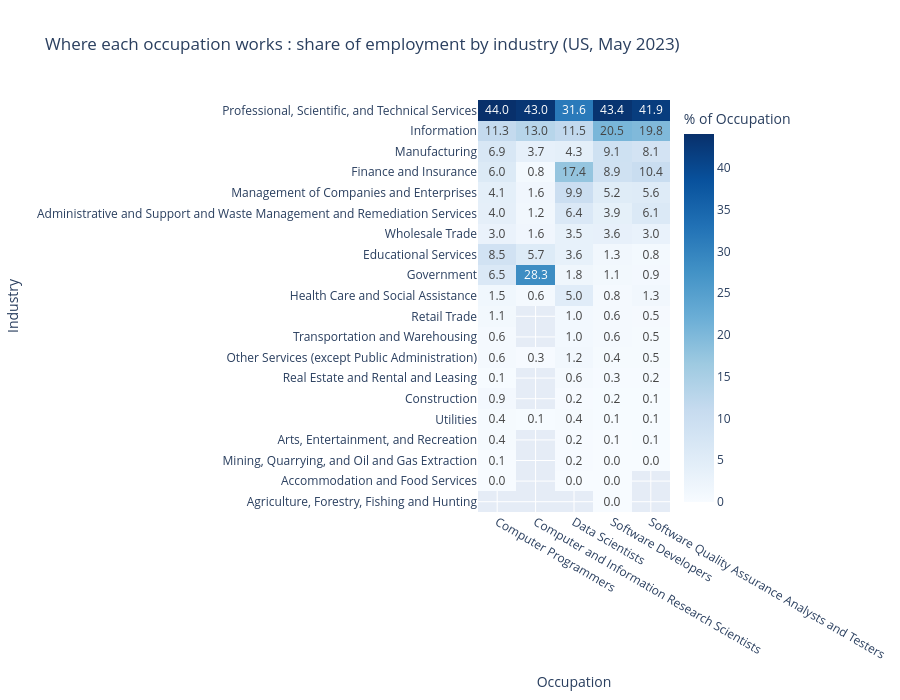

Notebook cell for this chart:
### Markdown cell above
## Visualisation 5 - Heatmap
- **Objective:** Find out which industries employ each of the five occupations
- **Visualisation type:** Heatmap shows a number for every combination of two categories (industry x occupation) as colour, so patters stand out.

### Code cell
industry_fields = industry[industry["OCC_TITLE"].isin(fields)].copy()
industry_fields["NAICS_TITLE"] = industry_fields["NAICS_TITLE"].replace({"Federal, State, and Local Government, excluding State and Local Government Schools and Hospitals and the U.S. Postal Service (OEWS Designation)": "Government"})
industry_grid = industry_fields.pivot(index="NAICS_TITLE",
                             columns="OCC_TITLE", 
                             values="TOT_EMP")
industry_grid_pct = industry_grid / industry_grid.sum() * 100
industry_grid_pct = industry_grid_pct.sort_values(by="Software Developers", ascending=False)
fig_heat = px.imshow(
    industry_grid_pct,
    text_auto=".1f",
    aspect="auto",
    color_continuous_scale="Blues",
    labels=dict(x = "Occupation", y = "Industry", color = "% of Occupation"),
    title = "Where each occupation works : share of employment by industry (US, May 2023)",
    height = 700
)
fig_heat.show()

### Figure 1 — Plotly figure (JSON) as saved in the notebook; plotly's stock layout.template omitted (floating-point values rounded to 4 significant figures)
{"data": [{"coloraxis": "coloraxis", "hovertemplate": "Occupation: %{x}<br>Industry: %{y}<br>% of Occupation: %{z}<extra></extra>", "name": "0", "texttemplate": "%{z:.1f}", "type": "heatmap", "x": ["Computer Programmers", "Computer and Information Research Scientists", "Data Scientists", "Software Developers", "Software Quality Assurance Analysts and Testers"], "xaxis": "x", "y": ["Professional, Scientific, and Technical Services", "Information", "Manufacturing", "Finance and Insurance", "Management of Companies and Enterprises", "Administrative and Support and Waste Management and Remediation Services", "Wholesale Trade", "Educational Services", "Government", "Health Care and Social Assistance", "Retail Trade", "Transportation and Warehousing", "Other Services (except Public Administration)", "Real Estate and Rental and Leasing", "Construction", "Utilities", "Arts, Entertainment, and Recreation", "Mining, Quarrying, and Oil and Gas Extraction", "Accommodation and Food Services", "Agriculture, Forestry, Fishing and Hunting"], "yaxis": "y", "z": [[44.05, 43.04, 31.55, 43.36, 41.93], [11.29, 13.05, 11.54, 20.47, 19.79], [6.855, 3.724, 4.25, 9.099, 8.146], [5.958, 0.7959, 17.45, 8.891, 10.35], [4.096, 1.62, 9.892, 5.218, 5.61], [4.022, 1.222, 6.388, 3.89, 6.092], [2.975, 1.592, 3.524, 3.633, 2.999], [8.509, 5.657, 3.586, 1.27, 0.8225], [6.498, 28.34, 1.801, 1.057, 0.9062], [1.545, 0.5685, 5.008, 0.7731, 1.271], [1.105, null, 1.012, 0.6253, 0.5221], [0.5983, null, 1.012, 0.6011, 0.463], [0.5567, 0.2558, 1.214, 0.3802, 0.4876], [0.1246, null, 0.6383, 0.2668, 0.2069], [0.9057, null, 0.2283, 0.169, 0.1182], [0.4155, 0.1421, 0.4204, 0.1424, 0.1231], [0.4071, null, 0.2491, 0.07665, 0.1428], [0.06647, null, 0.1868, 0.04828, 0.0197], [0.02493, null, 0.04671, 0.01931, null], [null, null, null, 0.003018, null]]}], "layout": {"coloraxis": {"colorbar": {"title": {"text": "% of Occupation"}}, "colorscale": [[0, "rgb(247,251,255)"], [0.125, "rgb(222,235,247)"], [0.25, "rgb(198,219,239)"], [0.375, "rgb(158,202,225)"], [0.5, "rgb(107,174,214)"], [0.625, "rgb(66,146,198)"], [0.75, "rgb(33,113,181)"], [0.875, "rgb(8,81,156)"], [1, "rgb(8,48,107)"]]}, "height": 700, "title": {"text": "Where each occupation works : share of employment by industry (US, May 2023)"}, "xaxis": {"anchor": "y", "domain": [0, 1], "title": {"text": "Occupation"}}, "yaxis": {"anchor": "x", "autorange": "reversed", "domain": [0, 1], "title": {"text": "Industry"}}}}
